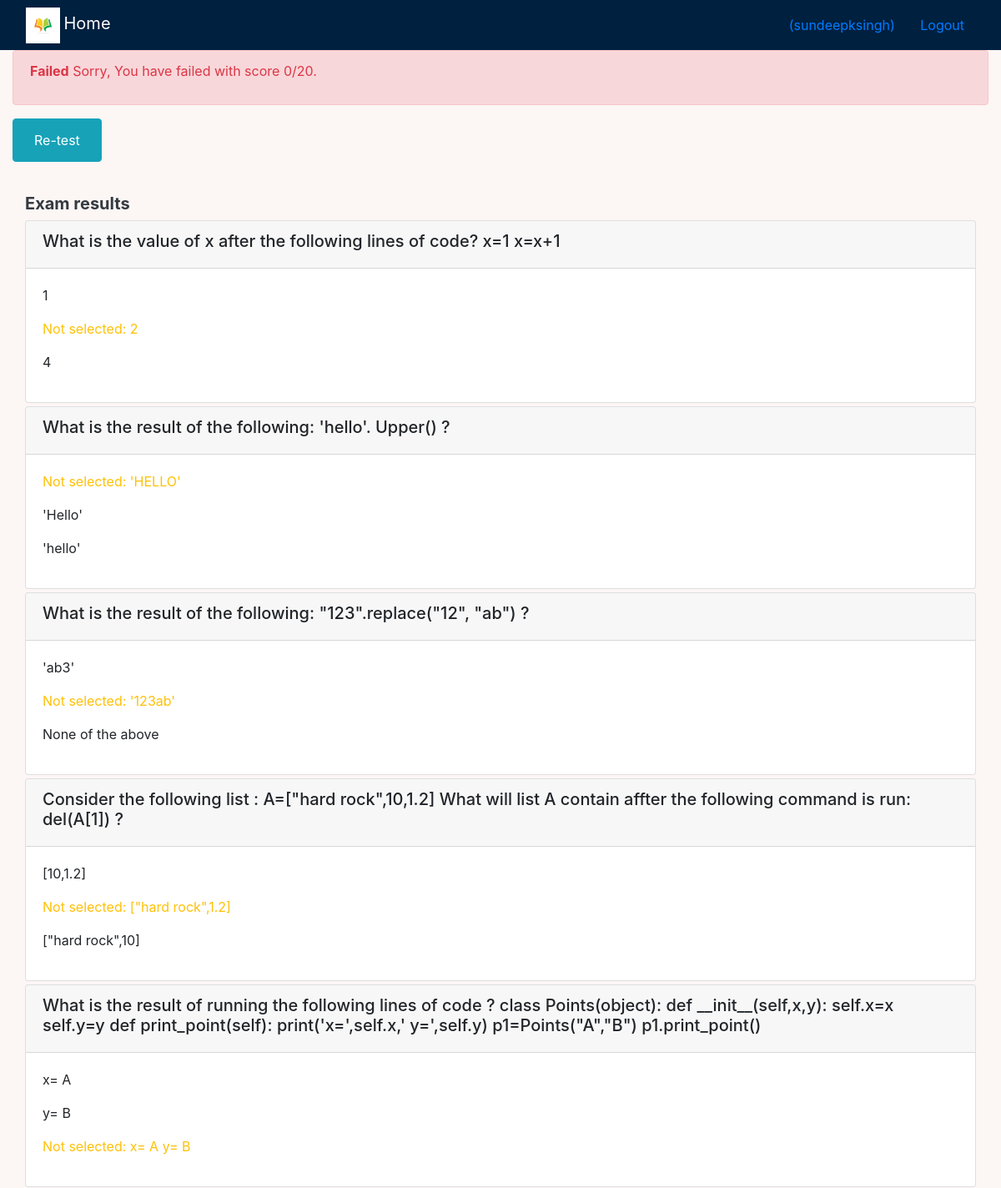
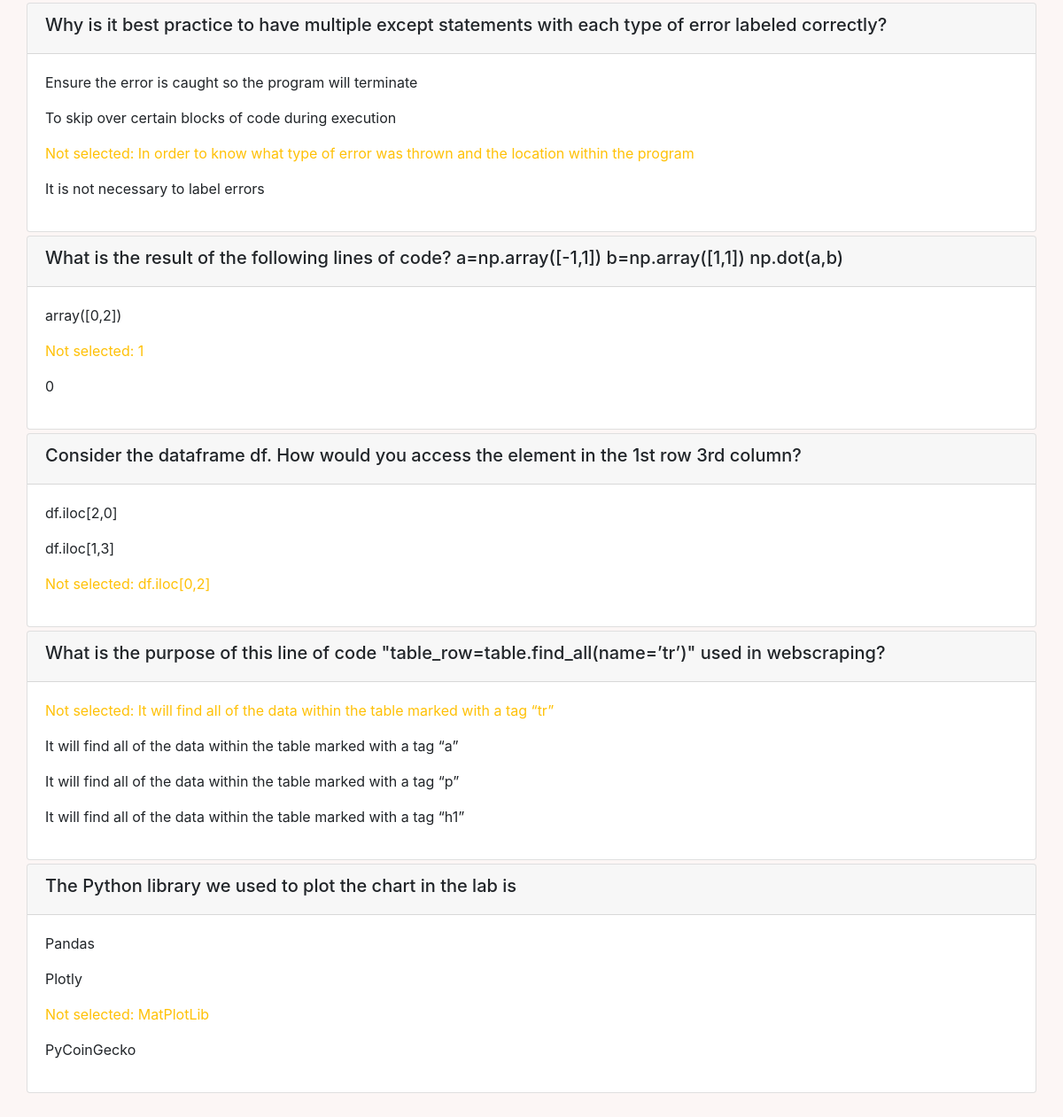
The app's page /course/2/submission/2/result/ (signed in) with its own data (2 pictures, top to bottom).
### onlinecourse/models.py (models this page shows)
class Question(models.Model):
    course = models.ForeignKey(Course, on_delete = models.CASCADE)
    question_text = models.TextField()
    grade = models.IntegerField(default = 0)
    def is_get_score(self, selected_ids):
        all_answers = self.choice_set.filter(is_correct=True).count()
        selected_correct = self.choice_set.filter(is_correct=True, id__in=selected_ids).count()
        return all_answers == selected_correct

class Choice(models.Model):
    question = models.ForeignKey(Question, on_delete= models.CASCADE)
    choice_text = models.TextField()
    is_correct = models.BooleanField(default = False)

### onlinecourse/views.py (the view)
# urls.py: path('course/<int:course_id>/submission/<int:submission_id>/result/',views.show_exam_result,name='show_exam_result'),
def show_exam_result(request, course_id, submission_id):
    course = Course.objects.get(id=course_id)
    submission = Submission.objects.get(id=submission_id)
    max_score =0
    score = 0
    for question in Question.objects.filter(course=course_id):
        max_score += question.grade
        if question.is_get_score(submission.choices.filter(question=question)):
            score += question.grade
    grade = int((score / max_score)*100)
    context = {}
    context['user'] = request.user
    context['course'] = course
    context['max_score'] = max_score
    context['score'] = score
    context['grade'] = grade
    context['submission'] = submission
    context['choices'] = list(submission.choices.all())
    return render(request,'onlinecourse/exam_result_bootstrap.html',context)

### onlinecourse/templates/onlinecourse/exam_result_bootstrap.html (shortened to what this page needs)
<!DOCTYPE html>
<html lang="en">
<head>
    {% load static %}
    <link rel="stylesheet" href="https://maxcdn.bootstrapcdn.com/bootstrap/4.5.2/css/bootstrap.min.css">
    <link rel="stylesheet" href="{% static '/css/main.css' %}">
</head>
<body>
 <nav class="navbar navbar-dark navbar-expand-sm">
    <div class="container-fluid">
        <div class="navbar-header">
            <img src="{% static 'media/logo.png' %}" heigth="30" width="41">
              <a class="navbar-brand" href="{% url 'onlinecourse:index' %}">Home</a>
        </div>
        <ul class="nav navbar-nav navbar-right">
            {% if user.is_authenticated %}
            <li>
                <a class="btn btn-link" href="#">{{ user.first_name }}({{ user.username }})</a>
                <a class="btn btn-link" href="{% url 'onlinecourse:logout' %}">Logout</a>
            </li>
            {% endif %}
        </ul>
    </div>
</nav>
<div class="container-fluid">
    {% if grade > 80 %}
    <div class="alert alert-success">
        <p class="text text-success"><b>Congratulations, {{user.first_name}}!</b> You have passed the exam and completed the course with score {{ score }}/{{ max_score }}.</p>
    </div>
        {% else %}
        <div class="alert alert-danger">
            <p class="text text-danger"><b>Failed</b> Sorry, {{user.first_name}} You have failed with score {{ score }}/{{ max_score }}.</p>
        </div>
        <button class="btn btn-info">
        <a class="btn btn-link text-white" href="{% url 'onlinecourse:course_details' course.id %}">Re-test</a>
        </button>
        {% endif %}
</div>
        <div class="card-columns-vertical mt-2">
        <h5 class="text text-dark font-weight-bold">Exam results</h5>
            {% for question in course.question_set.all %}
                <div class="card mt-1">
                    <div class="card-header"><h5>{{ question.question_text}}</h5></div>
                    <div class="card-body">
                        {% for choice in question.choice_set.all %}
                              {% if choice.is_correct is True and choice in choices %}
                              <p class="text text-success"> Correct answer: {{choice.choice_text}}</p>
                              {% elif choice.is_correct is True and choice not in choices %}
                              <p class="text text-warning">Not selected: {{choice.choice_text}}</p>
                              {% elif choice.is_correct is False and choice in choices %}
                              <p class="text text-danger">Wrong Answer: {{choice.choice_text}}</p>
                              {% else %}
                              <p>{{choice.choice_text}}</p>
                              {% endif %}
                        {% endfor %}
                    </div>
                </div>
                {% endfor %}
        </div>
</body>
</html>

### static/css/main.css (style rules this page uses)
body { background-color: #FCF6F5FF; }
nav { background-color: #00203FFF; }
.card-columns-vertical { margin: 0px auto; padding: 30px; }

### records on screen
Question: question_text "What is the value of x after the following lines of code? x=1 x=x+1"
Choice: choice_text "1"
Choice: choice_text "2"
Choice: choice_text "4"
Question: question_text "What is the result of the following: 'hello'. Upper() ?"
Choice: choice_text "'HELLO'"
Choice: choice_text "'Hello'"
Choice: choice_text "'hello'"
Question: question_text "What is the result of the following: \"123\".replace(\"12\", \"ab\") ?"
Choice: choice_text "'ab3'"
Choice: choice_text "'123ab'"
Choice: choice_text "None of the above"
Question: question_text "Consider the following list : A=[\"hard rock\",10,1.2] What will list A contain affter the following command is run: del(A[1]) ?"
Choice: choice_text "[10,1.2]"
Choice: choice_text "[\"hard rock\",1.2]"
Choice: choice_text "[\"hard rock\",10]"
Question: question_text "What is the result of running the following lines of code ? class Points(object): def __init__(self,x,y): self.x=x self.y=y def print_point(self): print('x=',self.x,' y=',self.y) p1=Points(\"A\",\"B\") p1.print_point()"
Choice: choice_text "x= A"
Choice: choice_text "y= B"
Choice: choice_text "x= A y= B"
Question: question_text "Why is it best practice to have multiple except statements with each type of error labeled correctly?"
Choice: choice_text "Ensure the error is caught so the program will terminate"
Choice: choice_text "To skip over certain blocks of code during execution"
Choice: choice_text "In order to know what type of error was thrown and the location within the program"
Choice: choice_text "It is not necessary to label errors"
Question: question_text "What is the result of the following lines of code? a=np.array([-1,1]) b=np.array([1,1]) np.dot(a,b)"
Choice: choice_text "array([0,2])"
Choice: choice_text "1"
Choice: choice_text "0"
Question: question_text "Consider the dataframe df. How would you access the element in the 1st row 3rd column?"
Choice: choice_text "df.iloc[2,0]"
Choice: choice_text "df.iloc[1,3]"
Choice: choice_text "df.iloc[0,2]"
Question: question_text "What is the purpose of this line of code \"table_row=table.find_all(name=’tr’)\" used in webscraping?"
Choice: choice_text "It will find all of the data within the table marked with a tag “tr”"
Choice: choice_text "It will find all of the data within the table marked with a tag “a”"
Choice: choice_text "It will find all of the data within the table marked with a tag “p”"
Choice: choice_text "It will find all of the data within the table marked with a tag “h1”"
Question: question_text "The Python library we used to plot the chart in the lab is"
Choice: choice_text "Pandas"
Choice: choice_text "Plotly"
Choice: choice_text "MatPlotLib"
Choice: choice_text "PyCoinGecko"

### other values on screen
{{ user.username }} "sundeepksingh"
{{ score }} "0"
{{ max_score }} "20"
